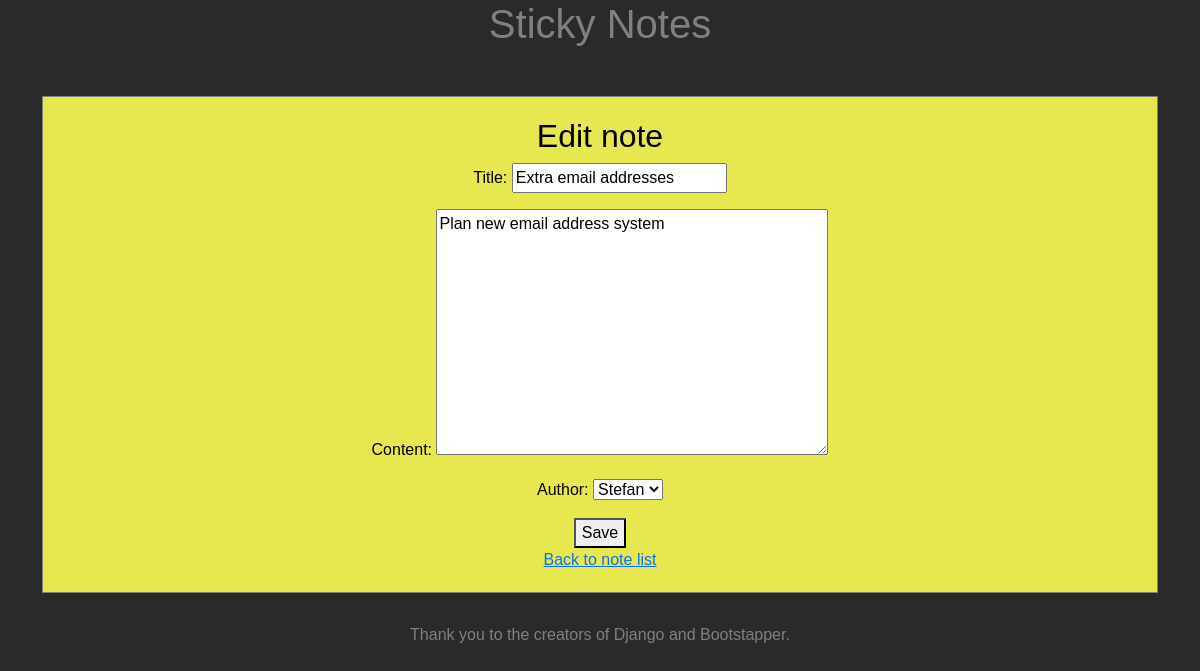
/post/3/edit/, run on the app's committed database.
### posts/models.py (models this page shows, shortened)
class Post(models.Model):
    title = models.CharField(max_length=255)
    content = models.TextField()
    created_at = models.DateTimeField(auto_now_add=True)
    author = models.ForeignKey(
        "Author", on_delete=models.CASCADE, null=True, blank=True)

### posts/views.py (the view)
# urls.py: path("post/<int:pk>/edit/", post_update, name="post_update"),
def post_update(request, pk):
    post = get_object_or_404(Post, pk=pk)
    if request.method == "POST":
        form = PostForm(request.POST, instance=post)
        if form.is_valid():
            post = form.save(commit=False)
            post.save()
            return redirect("post_list")
    else:
        form = PostForm(instance=post)
    return render(request, "posts/post_form.html", {"form": form})

### posts/forms.py
class PostForm(forms.ModelForm):
    class Meta:
        model = Post
        fields = ["title", "content", "author"]

### posts/models.py (called while the page is built)
    def __str__(self):
        return self.name

### posts/templates/posts/post_form.html (shortened to what this page needs)
{% extends 'base.html' %}
{% block content %}
<div class="container mt-5">
    <div class="row">
        <div class="col-md-12">
            <div class="block">
                <h2>
                    {% if form.instance.pk %}
                    Edit
                    {% else %}
                    Create
                    {% endif %}
                    note
                </h2>
                <form method="post"
                    action="{% if form.instance.pk %}{% url 'post_update' pk=form.instance.pk %}{% else %}{% url 'post_create' %}{% endif %}">
                        {{ form.as_p }}
                        <button type="submit">
                            Save
                        </button>
                </form>
                <a href="{% url 'post_list' %}">Back to note list</a>
            </div>
        </div>
    </div>
</div>
{% endblock %}

### posts/static/posts/styles.css (style rules this page uses)
body { color: grey; background-color: rgb(43, 42, 42); font-family: "Arial", sans-serif; text-align: center; }
.block { background-color: rgb(231, 231, 80); color: black; border: 1px solid grey; padding: 20px; margin-bottom: 30px; text-align: center; }

### data on the page
Post: title "Extra email addresses", content "Plan new email address system", author "Stefan"
